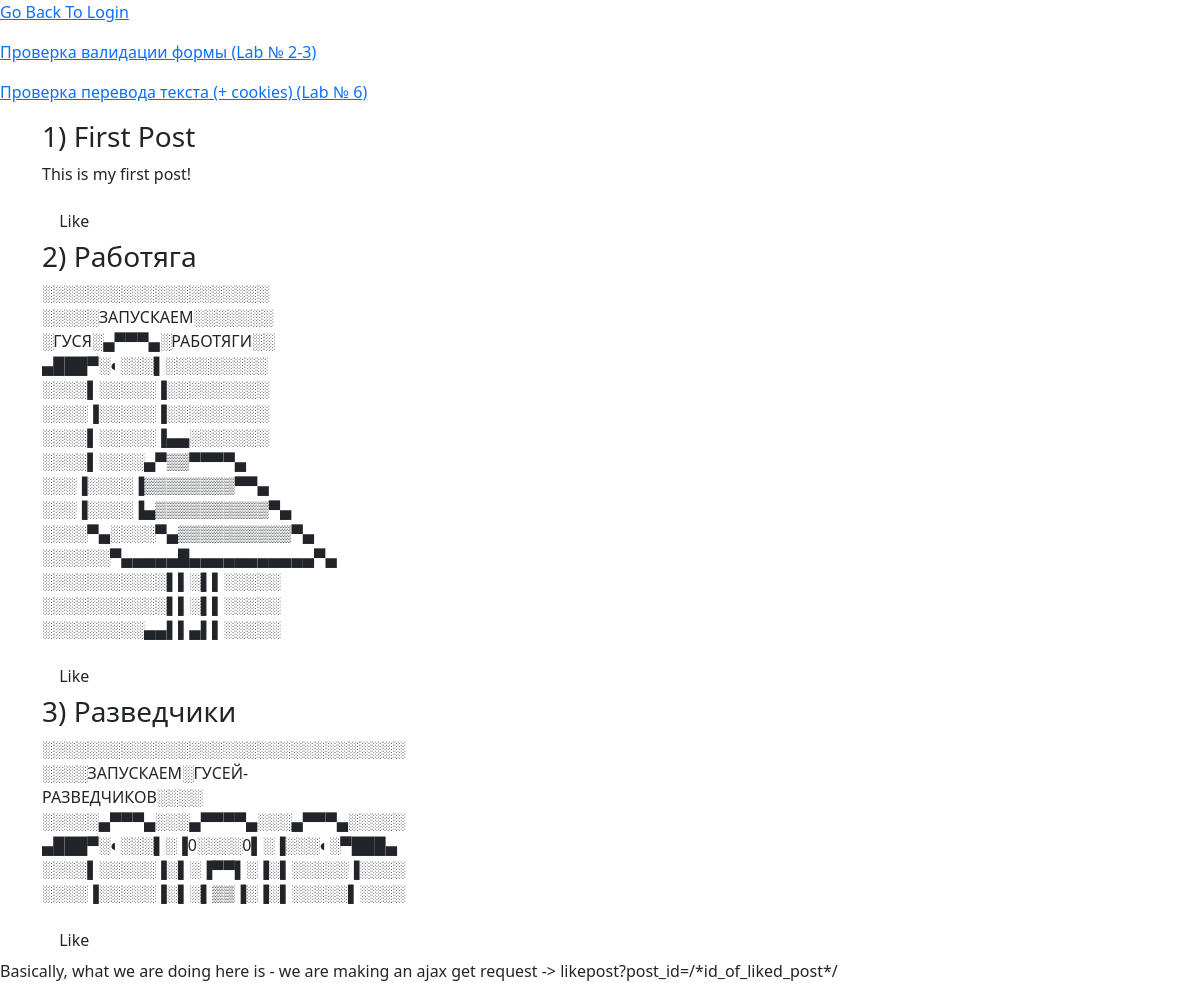
Screenshot of /PageForPosts/ with the database file from the repository.
### polls/models.py (models this page shows)
class Post(models.Model):
    objects = models.Manager()
    post_heading = models.CharField(max_length=200)
    post_text = models.TextField(max_length=200000)
    created = models.DateTimeField(auto_now_add=True, null=True)
    updated = models.DateTimeField(auto_now=True, null=True)
    author = models.ForeignKey(User, on_delete=CASCADE, related_name='author_posts', null=True)
    likes = models.ManyToManyField(User, related_name='likes_on_post', blank=True)
    is_liked = models.BooleanField(False)

### polls/views.py (the view, shortened to what this page needs)
# urls.py: path('PageForPosts/', views.PageForPosts, name='PageForPosts'),
def PageForPosts(request):
    if request.method == 'GET':
        posts = Post.objects.all()
        for post in posts:
            post.button_id='Button'+str(post.id)
            if post.likes.filter(id=request.user.id).exists():
                post.is_liked = True
            else:
                post.is_liked = False
        data = {
            'posts': posts
        }
        return render(request, 'polls/PageForPosts.html', data)

### templates/polls/PageForPosts.html (shortened to what this page needs)
{% load static %}
<!DOCTYPE html>
<html>
<head>
    <link href="https://cdn.jsdelivr.net/npm/bootstrap@5.1.3/dist/css/bootstrap.min.css" rel="stylesheet"
>
</head>
<body>
<div>
    <p><a href="{% url 'login' %}">Go Back To Login</a></p>
    <p><a href="{% url 'Validation' %}">Проверка валидации формы (Lab № 2-3)</a></p>
    <p><a href="{% url 'Localization' %}">Проверка перевода текста (+ cookies) (Lab № 6)</a></p>
</div>
<div class="container">
    <div class="ml-lg-5">
        {% for post in posts %}
            <h3>{{ forloop.counter }}) {{ post.post_heading }}</h3>
            <p style="width:30%">{{ post.post_text }} </p>
            <form id={{ post.id }} action="{% url 'PageForPosts' %}" class = 'form-for-like' method="post">
                <button type="submit" class = "btn" id={{ post.button_id }}>
                        {% if post.is_liked %}
                            Dislike
                        {% else %}
                            Like
                        {% endif %}
                </button>
            </form>
        {% endfor %}
    </div>
</div>
</body>
</html>

### rows the page displays
Post: post_heading "First Post", post_text "This is my first post!", is_liked "Like"
Post: post_heading "Работяга", post_text "░░░░░░░░░░░░░░░░░░░░ ░░░░░ЗАПУСКАЕМ░░░░░░░ ░ГУСЯ░▄▀▀▀▄░РАБОТЯГИ░░ ▄███▀░◐░░░▌░░░░░░░░░ ░░░░▌░░░░░▐░░░░░░░░░ ░░░░▐░░░░░▐░░░░░░░░░ ░░░░▌░░░░░▐▄▄░░░░░░░ ░░░░▌░░░░▄▀▒▒▀▀▀▀▄ ░░░▐░░░░▐▒▒▒▒▒▒▒▒▀▀▄ ░░░▐░░░░▐▄▒▒▒▒▒▒▒▒▒▒▀▄ ░░░░▀▄░░░░▀▄▒▒▒▒▒▒▒▒▒▒▀▄ ░░░░░░▀▄▄▄▄▄█▄▄▄▄▄▄▄▄▄▄▄▀▄ ░░░░░░░░░░░▌▌░▌▌░░░░░ ░░░░░░░░░░░▌▌░▌▌░░░░░ ░░░░░░░░░▄▄▌▌▄▌▌░░░░░", is_liked "Like"
Post: post_heading "Разведчики", post_text "░░░░░░░░░░░░░░░░░░░░░░░░░░░░░░░░ ░░░░ЗАПУСКАЕМ░ГУСЕЙ-РАЗВЕДЧИКОВ░░░░ ░░░░░▄▀▀▀▄░░░▄▀▀▀▀▄░░░▄▀▀▀▄░░░░░ ▄███▀░◐░░░▌░▐0░░░░0▌░▐░░░◐░▀███▄ ░░░░▌░░░░░▐░▌░▐▀▀▌░▐░▌░░░░░▐░░░░ ░░░░▐░░░░░▐░▌░▌▒▒▐░▐░▌░░░░░▌░░░░", is_liked "Like"
